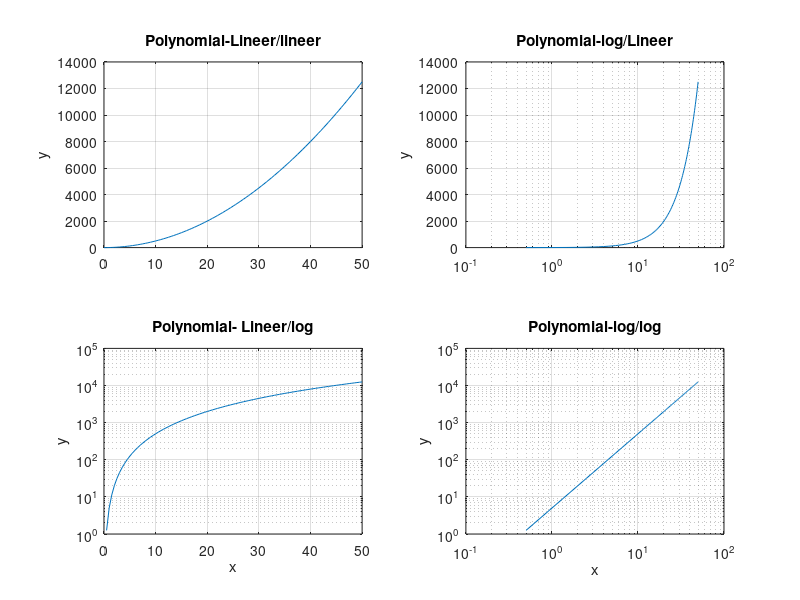

The MATLAB source for this figure:
    x=0:0.5:50;
    y=5*x.^2;
    subplot(2,2,1);
    plot(x,y);
    title("Polynomial-Lineer/lineer");
    ylabel("y"); grid;
    subplot(2,2,2);
    semilogx(x,y);
    title("Polynomial-log/Lineer");
    ylabel("y"); grid on;
    subplot(2,2,3);
    semilogy(x,y);
    title("Polynomial- Lineer/log");
    xlabel("x"); ylabel("y"); grid on;
    subplot(2,2,4);
    loglog(x,y);
    title("Polynomial-log/log");
    xlabel("x"); ylabel("y"); grid on;
